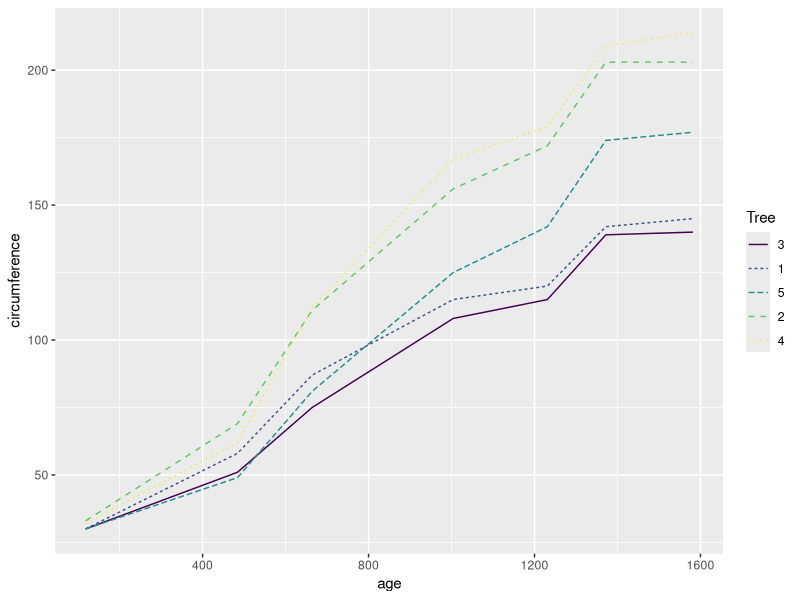

This figure's R source:
## ---- chunk 1
head(Orange, 10)
tail(Orange, 3)
## ---- chunk 2
summary(Orange$age) 
summary(Orange[c(1:10), ])
## ---- chunk 3
class(Orange$Tree)
levels(Orange$Tree)
length(levels(Orange$Tree))
## ---- chunk 4
Orange$circumference[Orange$Tree == "3"] == Orange$circumference[Orange$Tree == "1"]

Orange[Orange$Tree=="5",]
## ---- chunk 5
library("ggplot2")
ggplot(Orange, aes(x=age, y=circumference, group=Tree)) + geom_line(aes(linetype=Tree, color=Tree))
